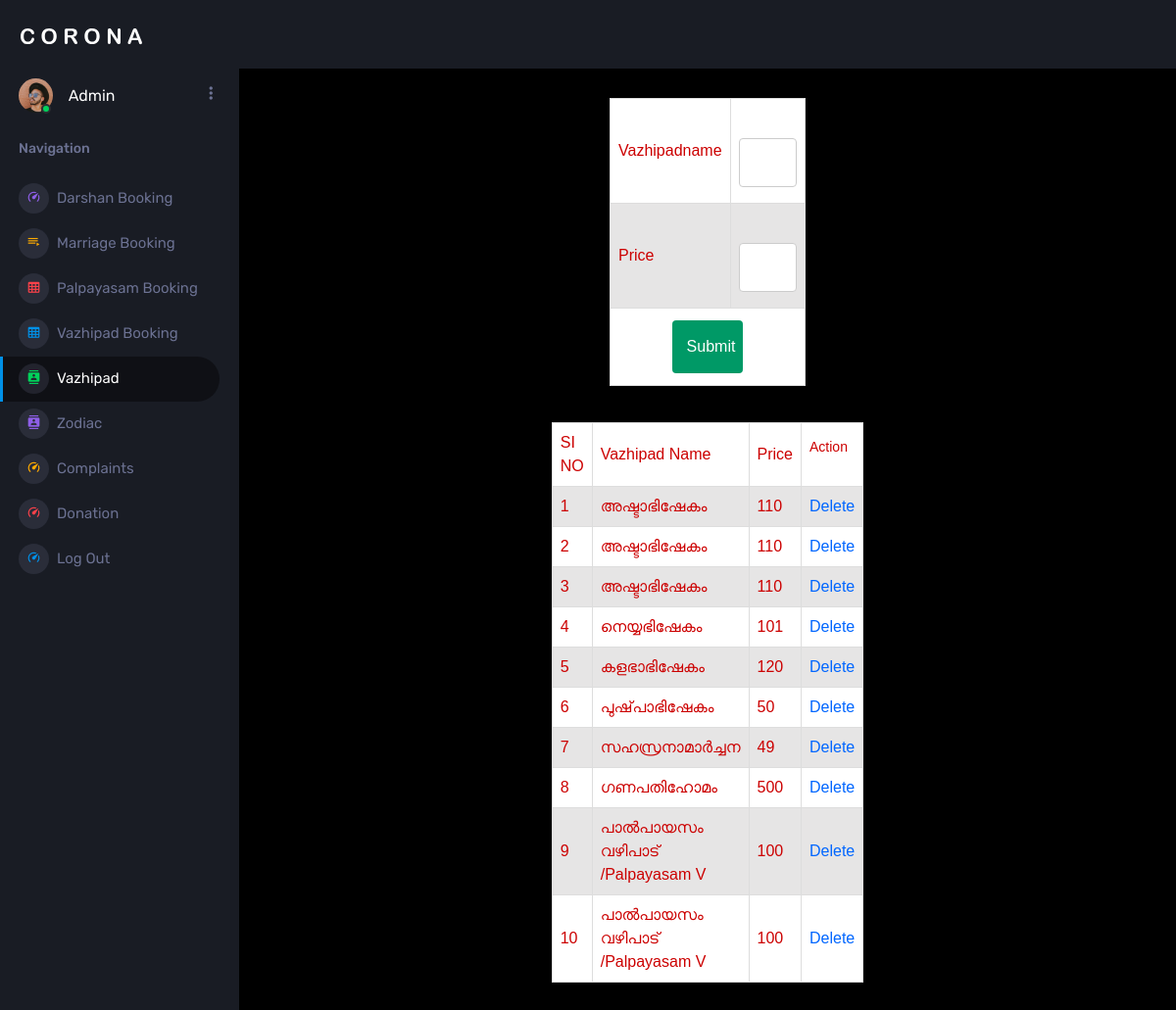
Page /Project/Admin/Vazhipad.php on the committed database.
### tables this page shows
CREATE TABLE `tbl_vazhipaad` (
  `vazhipaad_id` int(11) NOT NULL,
  `vazhipaad_name` varchar(30) NOT NULL,
  `vazhipaad_price` int(11) NOT NULL,
  `vazhipaad_details` varchar(30) NOT NULL
);

### Project/Admin/Vazhipad.php (the view, shortened to what this page needs)
<?php
include("../Assets/Connection/connection.php");
include("Head.php");
		?>
<!DOCTYPE html PUBLIC "-//W3C//DTD XHTML 1.0 Transitional//EN" "http://www.w3.org/TR/xhtml1/DTD/xhtml1-transitional.dtd">
<html xmlns="http://www.w3.org/1999/xhtml">
<head>
</head>
<body>
<form id="form1" name="form1" method="post" action="">
  <table width="200" border="1">
    <tr>
      <td>Vazhipadname</td>
      <td><label for="txt_name"></label>
      <input type="text" name="txt_name" id="txt_name" required /></td>
    </tr>
    <tr>
      <td>Price</td>
      <td><label for="txt_price"></label>
      <input type="text" name="txt_price" id="txt_price" required /></td>
    </tr>
    <tr>
      <td colspan="2"><div align="center">
        <input type="submit" name="btn_submit" id="btn_submit" value="Submit" />
      </div></td>
    </tr>
  </table>
  <p>&nbsp;</p>
  <table width="200" border="1">
    <tr>
      <td>SI NO</td>
      <td>Vazhipad Name</td>
      <td>Price</td>
      <td><p>Action</p></td>
    </tr>
    <?php
$i=0;
    $sel="Select * from tbl_vazhipaad";
	$result=$con->query($sel);
	while($row=$result->fetch_assoc())
	{
		$i++;
	?>
    <tr>
    <td><?php echo $i;?></td>
<td><?php echo $row["vazhipaad_name"];?></td>
<td><?php echo $row["vazhipaad_price"];?></td>
    <td><a href="Vazhipad.php?did=<?php echo $row["vazhipaad_id"]?>">Delete</a></td>
</tr>
    <?php
	}
	?>
  </table>
</form>
</body>
</html>
<?php
include("Foot.php");
?>

### Project/Assets/Templates/Admin/form.css (style rules this page uses)
#tab td, #tab th { border: 1px solid #ddd; padding: 8px; color: #C00; }
#tab a { color:#06F; }
#tab tr:nth-child(even) { background-color: #e6e5e5; }
#tab tr:nth-child(odd) { background-color: #ffffff; }
input[type=text],[type=password],[type=email],[type=date], select { width: 100%; padding: 12px 20px; margin: 8px 0; display: inline-block; border: 1px solid #ccc; border-radius: 4px; box-sizing: border-box; }
input[type=submit] { width: 40%; background-color: #096; color: white; padding: 15px; margin: 4px 0; border: none; border-radius: 4px; cursor: pointer; }

### rows in the picture
tbl_vazhipaad: vazhipaad_name "അഷ്ടാഭിഷേകം", vazhipaad_price "110"
tbl_vazhipaad: vazhipaad_name "അഷ്ടാഭിഷേകം", vazhipaad_price "110"
tbl_vazhipaad: vazhipaad_name "അഷ്ടാഭിഷേകം", vazhipaad_price "110"
tbl_vazhipaad: vazhipaad_name "നെയ്യഭിഷേകം", vazhipaad_price "101"
tbl_vazhipaad: vazhipaad_name "കളഭാഭിഷേകം", vazhipaad_price "120"
tbl_vazhipaad: vazhipaad_name "പുഷ്‌പാഭിഷേകം", vazhipaad_price "50"
tbl_vazhipaad: vazhipaad_name "സഹസ്രനാമാർച്ചന", vazhipaad_price "49"
tbl_vazhipaad: vazhipaad_name "ഗണപതിഹോമം", vazhipaad_price "500"
tbl_vazhipaad: vazhipaad_name "പാൽപായസം വഴിപാട് /Palpayasam V", vazhipaad_price "100"
tbl_vazhipaad: vazhipaad_name "പാൽപായസം വഴിപാട് /Palpayasam V", vazhipaad_price "100"
